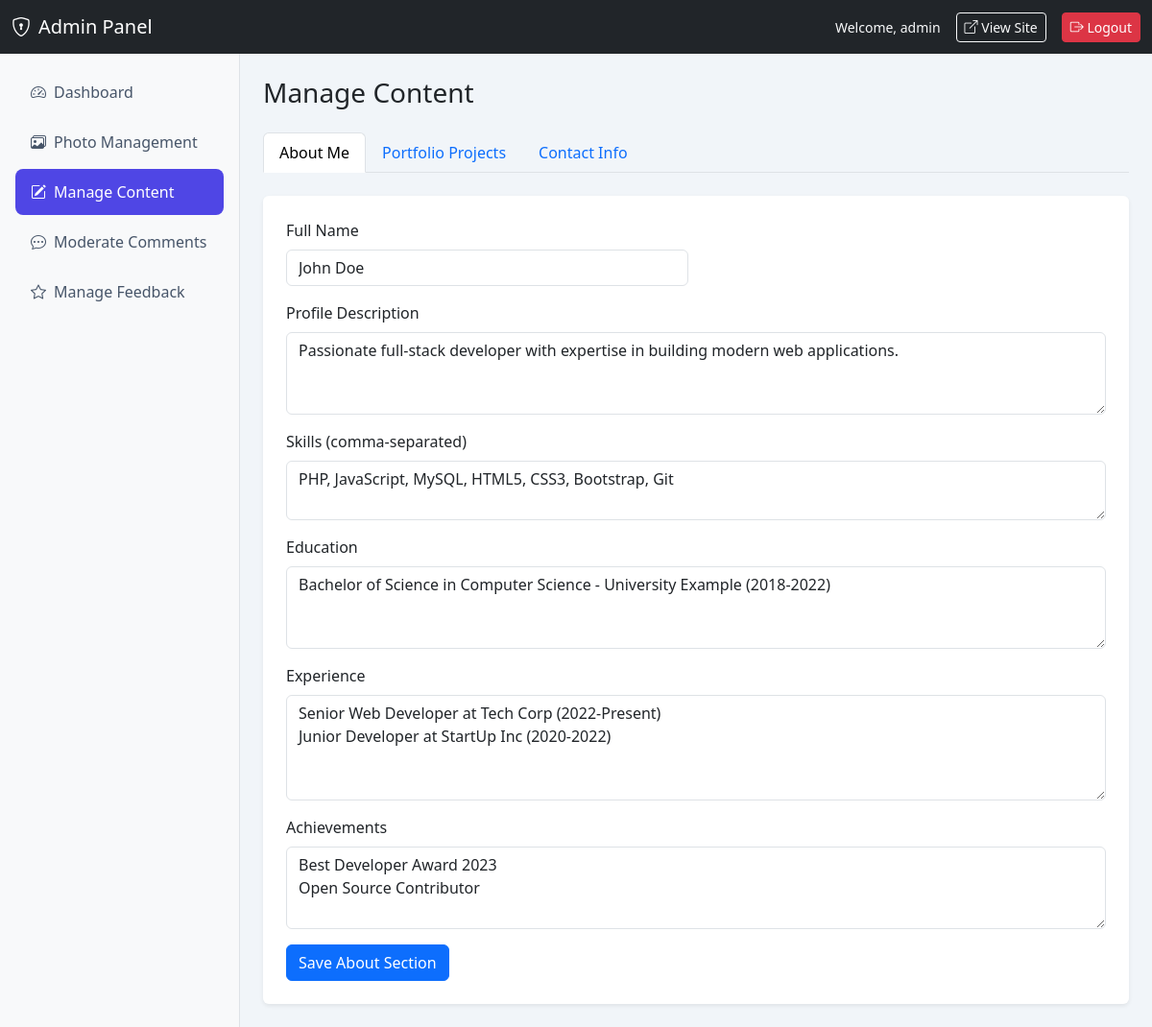
Screenshot of /admin/manage-content.php (signed in) with the database file from the repository.
### tables this page shows
CREATE TABLE IF NOT EXISTS about (
    id INT UNSIGNED AUTO_INCREMENT PRIMARY KEY,
    fullname VARCHAR(100) NOT NULL,
    description TEXT,
    skills TEXT,
    education TEXT,
    experience TEXT,
    achievements TEXT
);

### includes/functions.php (called while the page is built, shortened)
<?php
function e(?string $value): string
{
    return htmlspecialchars($value ?? '', ENT_QUOTES | ENT_SUBSTITUTE, 'UTF-8');
}
function baseUrl(): string
{
    $scheme = (!empty($_SERVER['HTTPS']) && $_SERVER['HTTPS'] !== 'off') ? 'https' : 'http';
    $host = $_SERVER['HTTP_HOST'] ?? 'localhost';
    $script = dirname($_SERVER['SCRIPT_NAME'] ?? '');
    $script = str_replace('\\', '/', $script);
    $script = rtrim($script, '/');
    while (str_ends_with($script, '/admin') || str_ends_with($script, '/api')) {
        $script = dirname($script);
        $script = rtrim(str_replace('\\', '/', $script), '/');
    }
    return $script === '/' || $script === '.' || $script === '' ? "$scheme://$host" : "$scheme://$host$script";
}
function assetUrl(string $path): string
{
    return baseUrl() . '/assets/' . ltrim($path, '/');
}
function sanitizeString(string $value, int $maxLength = 255): string
{
    $value = trim($value);
    return $value;
}

### includes/auth.php (called while the page is built, shortened)
<?php
require_once __DIR__ . '/functions.php';
function isLoggedIn(): bool
{
    return !empty($_SESSION['user_id']) && !empty($_SESSION['user_role']);
}
function isAdmin(): bool
{
    return isLoggedIn() && $_SESSION['user_role'] === 'admin';
}

### admin/manage-content.php (the view, shortened to what this page needs)
<?php
$adminPage = 'content';
$pdo = getDBConnection();
$tab = sanitizeString($_GET['tab'] ?? 'about', 20);
$about = $pdo->query('SELECT * FROM about LIMIT 1')->fetch() ?: [];
require_once dirname(__DIR__) . '/includes/admin-header.php';
?>
<h1 class="h3 mb-4">Manage Content</h1>
<ul class="nav nav-tabs mb-4">
    <li class="nav-item"><a class="nav-link <?= $tab === 'about' ? 'active' : '' ?>" href="?tab=about">About Me</a></li>
    <li class="nav-item"><a class="nav-link <?= $tab === 'projects' ? 'active' : '' ?>" href="?tab=projects">Portfolio Projects</a></li>
    <li class="nav-item"><a class="nav-link <?= $tab === 'contact' ? 'active' : '' ?>" href="?tab=contact">Contact Info</a></li>
</ul>
<?php if ($tab === 'about'): ?>
<div class="card border-0 shadow-sm">
    <div class="card-body p-4">
        <form method="POST">
            <div class="row g-3">
                <div class="col-md-6">
                    <label class="form-label">Full Name</label>
                    <input type="text" name="fullname" class="form-control" required value="<?= e($about['fullname'] ?? '') ?>">
                </div>
                <div class="col-12">
                    <label class="form-label">Profile Description</label>
                    <textarea name="description" class="form-control" rows="3"><?= e($about['description'] ?? '') ?></textarea>
                </div>
                <div class="col-12">
                    <label class="form-label">Skills (comma-separated)</label>
                    <textarea name="skills" class="form-control" rows="2"><?= e($about['skills'] ?? '') ?></textarea>
                </div>
                <div class="col-12">
                    <label class="form-label">Education</label>
                    <textarea name="education" class="form-control" rows="3"><?= e($about['education'] ?? '') ?></textarea>
                </div>
                <div class="col-12">
                    <label class="form-label">Experience</label>
                    <textarea name="experience" class="form-control" rows="4"><?= e($about['experience'] ?? '') ?></textarea>
                </div>
                <div class="col-12">
                    <label class="form-label">Achievements</label>
                    <textarea name="achievements" class="form-control" rows="3"><?= e($about['achievements'] ?? '') ?></textarea>
                </div>
                <div class="col-12">
                    <button type="submit" class="btn btn-primary">Save About Section</button>
                </div>
            </div>
        </form>
    </div>
</div>
<?php endif; ?>
<?php require_once dirname(__DIR__) . '/includes/admin-footer.php'; ?>

### includes/admin-header.php (shortened to what this page needs)
<!DOCTYPE html>
<html lang="en">
<head>
    <link href="https://cdn.jsdelivr.net/npm/bootstrap@5.3.3/dist/css/bootstrap.min.css" rel="stylesheet">
    <link href="https://cdn.jsdelivr.net/npm/bootstrap-icons@1.11.3/font/bootstrap-icons.min.css" rel="stylesheet">
    <link href="<?= assetUrl('css/admin.css') ?>" rel="stylesheet">
</head>
<body class="admin-body">
    <nav class="navbar navbar-dark bg-dark">
        <div class="container-fluid">
            <a class="navbar-brand" href="<?= e(baseUrl()) ?>/admin/dashboard.php">
                <i class="bi bi-shield-lock me-2"></i>Admin Panel
            </a>
            <?php if (isAdmin()): ?>
            <div class="d-flex align-items-center gap-3">
                <span class="text-light small">Welcome, <?= e($_SESSION['username'] ?? 'Admin') ?></span>
                <a href="<?= e(baseUrl()) ?>/index.php" class="btn btn-outline-light btn-sm" target="_blank">
                    <i class="bi bi-box-arrow-up-right"></i> View Site
                </a>
                <a href="<?= e(baseUrl()) ?>/admin/logout.php" class="btn btn-danger btn-sm">
                    <i class="bi bi-box-arrow-right"></i> Logout
                </a>
            </div>
            <?php endif; ?>
        </div>
    </nav>
    <?php if (isAdmin()): ?>
    <div class="admin-layout">
        <aside class="admin-sidebar bg-light border-end">
            <nav class="nav flex-column p-3">
                <a class="nav-link <?= ($adminPage ?? '') === 'dashboard' ? 'active' : '' ?>" href="<?= e(baseUrl()) ?>/admin/dashboard.php">
                    <i class="bi bi-speedometer2 me-2"></i>Dashboard
                </a>
                <a class="nav-link <?= ($adminPage ?? '') === 'photos' ? 'active' : '' ?>" href="<?= e(baseUrl()) ?>/admin/upload-photo.php">
                    <i class="bi bi-images me-2"></i>Photo Management
                </a>
                <a class="nav-link <?= ($adminPage ?? '') === 'content' ? 'active' : '' ?>" href="<?= e(baseUrl()) ?>/admin/manage-content.php">
                    <i class="bi bi-pencil-square me-2"></i>Manage Content
                </a>
                <a class="nav-link <?= ($adminPage ?? '') === 'comments' ? 'active' : '' ?>" href="<?= e(baseUrl()) ?>/admin/manage-comments.php">
                    <i class="bi bi-chat-dots me-2"></i>Moderate Comments
                </a>
                <a class="nav-link <?= ($adminPage ?? '') === 'feedback' ? 'active' : '' ?>" href="<?= e(baseUrl()) ?>/admin/manage-feedback.php">
                    <i class="bi bi-star me-2"></i>Manage Feedback
                </a>
            </nav>
        </aside>
        <main class="admin-main p-4">
    <?php else: ?>
    <main class="container py-5">
    <?php endif; ?>

### includes/admin-footer.php (shortened to what this page needs)
    </main>
    <?php if (isAdmin()): ?>
    </div>
    <?php endif; ?>
</body>
</html>

### assets/css/admin.css (style rules this page uses)
.admin-body { min-height: 100vh; background: #f1f5f9; }
.admin-layout { display: flex; min-height: calc(100vh - 56px); }
.admin-sidebar { width: 250px; flex-shrink: 0; }
.admin-main { flex: 1; overflow-x: auto; }
.admin-sidebar .nav-link { color: #475569; border-radius: 8px; margin-bottom: 4px; padding: 0.75rem 1rem; transition: all 0.2s ease; }
.admin-sidebar .nav-link.active { background: #4f46e5; color: white; }

### rows the page displays
about: fullname "John Doe", description "Passionate full-stack developer with expertise in building modern web applications.", skills "PHP, JavaScript, MySQL, HTML5, CSS3, Bootstrap, Git", education "Bachelor of Science in Computer Science - University Example (2018-2022)", experience "Senior Web Developer at Tech Corp (2022-Present) Junior Developer at StartUp Inc (2020-2022)", achievements "Best Developer Award 2023 Open Source Contributor"

### other values shown
$_SESSION['username'] "admin"
